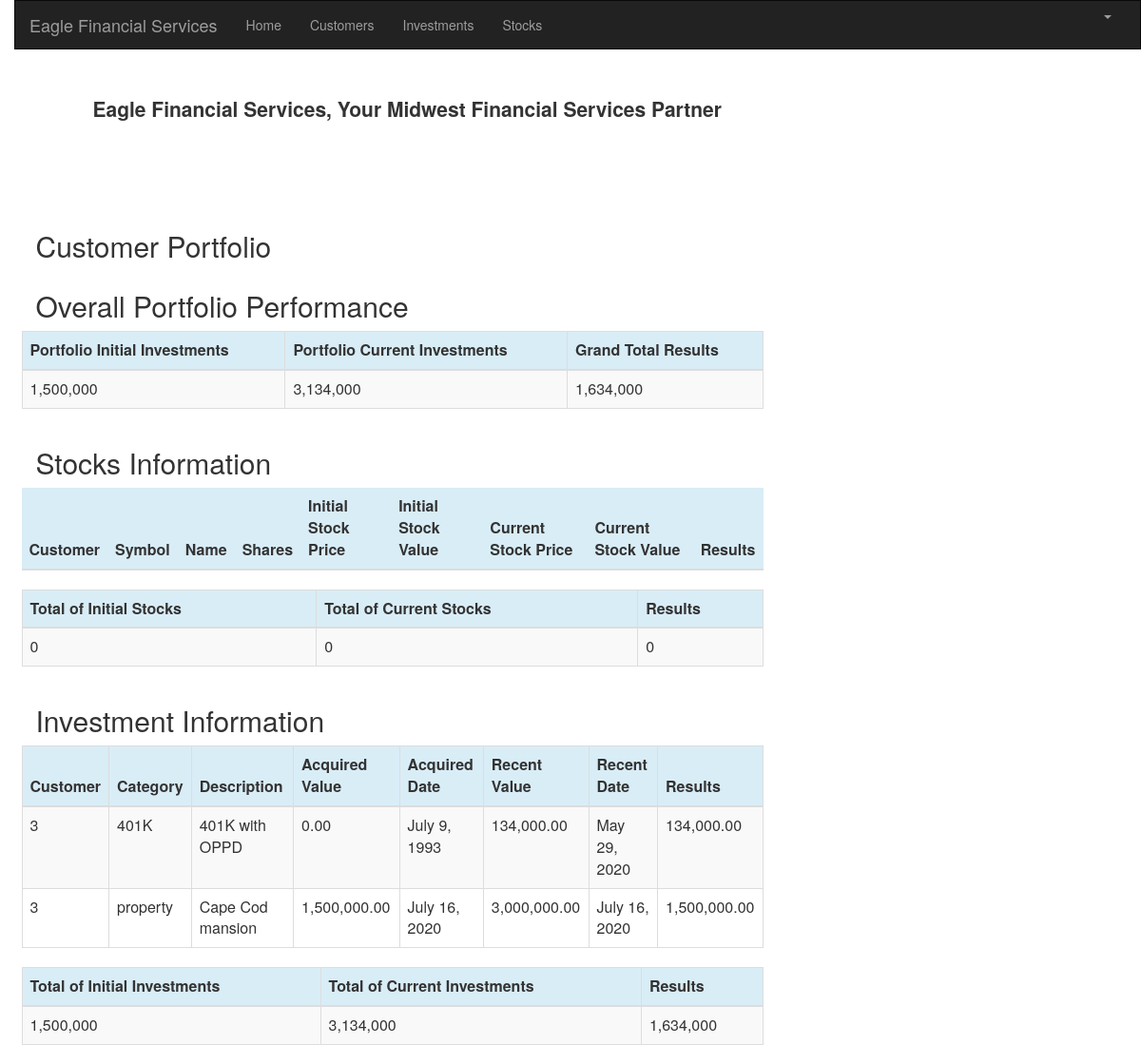
The page /customer/4/portfolio/ (signed in) on the database its author committed.
### portfolio/models.py (models this page shows, shortened)
class Investment(models.Model):
    customer = models.ForeignKey(Customer, on_delete=models.CASCADE, related_name='investments')
    category = models.CharField(max_length=50)
    description = models.CharField(max_length=200)
    acquired_value = models.DecimalField(max_digits=10, decimal_places=2)
    acquired_date = models.DateField(default=timezone.now)
    recent_value = models.DecimalField(max_digits=10, decimal_places=2)
    recent_date = models.DateField(default=timezone.now, blank=True, null=True)

class Customer(models.Model):
    name = models.CharField(max_length=50)
    address = models.CharField(max_length=200)
    cust_number = models.IntegerField(blank=False, null=False)
    city = models.CharField(max_length=50)
    state = models.CharField(max_length=50)
    zipcode = models.CharField(max_length=10)
    email = models.EmailField(max_length=200)
    cell_phone = models.CharField(max_length=50)
    created_date = models.DateTimeField(
        default=timezone.now)
    updated_date = models.DateTimeField(auto_now_add=True)
    def __str__(self):
        return str(self.cust_number)

### portfolio/views.py (the view)
# urls.py: path('', include('portfolio.urls')),
@login_required
def portfolio(request,pk):
    customer = get_object_or_404(Customer, pk=pk)
    customers = Customer.objects.filter(created_date__lte=timezone.now())
    investments =Investment.objects.filter(customer=pk)
    stocks = Stock.objects.filter(customer=pk)
    sum_recent_value = Investment.objects.filter(customer=pk).aggregate(Sum('recent_value'))
    sum_acquired_value = Investment.objects.filter(customer=pk).aggregate(Sum('acquired_value'))
    sum_current_stocks_value = 0
    sum_of_initial_stock_value = 0
    for stock in stocks:
        sum_current_stocks_value += stock.current_stock_value()
        sum_of_initial_stock_value += stock.initial_stock_value()
    sum_recent_investments = sum_recent_value.get('recent_value__sum')
    sum_acquired_investments = sum_acquired_value.get('acquired_value__sum')
    portfolio_initial_total = sum_of_initial_stock_value + sum_acquired_investments
    portfolio_current_total = sum_current_stocks_value + sum_recent_investments
    return render(request, 'portfolio/portfolio.html', {'customers': customers,
                                                    'investments': investments,
                                                    'stocks': stocks,
                                                    'sum_acquired_value': sum_acquired_value,
                                                    'sum_recent_value': sum_recent_value,
                                                    'sum_current_stocks_value': sum_current_stocks_value,
                                                    'sum_of_initial_stock_value': sum_of_initial_stock_value,
                                                    'portfolio_initial_total': portfolio_initial_total,
                                                    'portfolio_current_total': portfolio_current_total,
                                                    'sum_recent_investments': sum_recent_investments,
                                                    'sum_acquired_investments': sum_acquired_investments,
                                                    })

### portfolio/templates/portfolio/portfolio.html (shortened to what this page needs)
{% extends 'portfolio/base.html' %}
{% load static %}
{% load mathfilters %}
{% load humanize %}
{% block content %}
<html lang="en">
<head>
    <link rel="stylesheet" href="{% static 'css/portfolio.css' %}">
</head>
<body>
 <header class="jumbotron my-4 table-responsive" style="background: white">
      <p class="lead text-nowrap"><b>Eagle Financial Services, Your Midwest Financial Services Partner</b></p>
         </header>
<div class="row">
    <h2 style="padding-left: 15Px">Customer Portfolio</h2>
</div>
<div class="row">
    <h2 style="padding-left: 15Px">Overall Portfolio Performance</h2>
</div>
<div class="row">
    <table class="table table-striped table-bordered table-hover">
        <thead>
        <tr class="bg-info">
            <th>Portfolio Initial Investments</th>
            <th>Portfolio Current Investments</th>
            <th>Grand Total Results</th>
        </tr>
        </thead>
        <tbody>
        <tr>
            <td>{{ portfolio_initial_total|intcomma }}</td>
            <td>{{ portfolio_current_total|intcomma }}</td>
            <td>{{ portfolio_current_total|sub:portfolio_initial_total|intcomma }}</td>
        </tr>
        </tbody>
    </table>
</div>
 <div class="row">
    <h2 style="padding-left: 15Px">Stocks Information</h2>
</div>
<div class="row">
    <table class="table table-hover table-responsive-lg text-center">
        <thead>
        <tr class="bg-info">
            <th>Customer</th>
            <th>Symbol</th>
            <th>Name</th>
            <th>Shares</th>
            <th>Initial Stock Price</th>
            <th>Initial Stock Value</th>
            <th>Current Stock Price</th>
            <th>Current Stock Value</th>
            <th>Results</th>
        </tr>
        </thead>
</body>
   <table class="table table-striped table-bordered table-hover">
        <thead>
        <tr class="bg-info">
            <th>Total of Initial Stocks</th>
            <th>Total of Current Stocks</th>
            <th>Results</th>
        </tr>
        </thead>
        <tbody>
        <tr>
            <td>{{ sum_of_initial_stock_value|intcomma }}</td>
            <td>{{ sum_current_stocks_value|intcomma }}</td>
            <td>{{ sum_current_stocks_value|sub:sum_of_initial_stock_value|intcomma }}</td>
        </tr>
        </tbody>
    </table>
</div>
<div class="row">
    <h2 style="padding-left: 15Px">Investment Information</h2>
</div>
<div class="row">
    <table class="table table-striped table-bordered table-hover">
        <thead>
        <tr class="bg-info">
            <th>Customer</th>
            <th>Category</th>
            <th>Description</th>
            <th>Acquired Value</th>
            <th>Acquired Date</th>
            <th>Recent Value</th>
            <th>Recent Date</th>
            <th>Results</th>
        </tr>
        </thead>
        <tbody>
        {% for investment in investments %}
        <tr>
            <td>{{ investment.customer }}</td>
            <td>{{ investment.category }}</td>
            <td>{{ investment.description }}</td>
            <td>{{ investment.acquired_value|intcomma }}</td>
            <td>{{ investment.acquired_date }}</td>
            <td>{{ investment.recent_value|intcomma }}</td>
            <td>{{ investment.recent_date }}</td>
            <td>{{ investment.recent_value|sub:investment.acquired_value|intcomma }}</td>
        </tr>
        {% endfor %}
        </tbody>
    </table>
    <table class="table table-striped table-bordered table-hover">
        <thead>
        <tr class="bg-info">
            <th>Total of Initial Investments</th>
            <th>Total of Current Investments</th>
            <th>Results</th>
        </tr>
        </thead>
        <tbody>
        <tr>
            <td>{{ sum_acquired_investments|intcomma }}</td>
            <td>{{ sum_recent_investments|intcomma }}</td>
            <td>{{ sum_recent_investments|sub:sum_acquired_investments|intcomma }}</td>
        </tr>
        </tbody>
    </table>
</div>
{% endblock %}

### portfolio/static/css/portfolio.css (style rules this page uses)
body { padding-left: 15px; }

### rows shown on the page
Investment: customer "3", category "401K", description "401K with OPPD", acquired_value "0.00", acquired_date "July 9, 1993", recent_value "134,000.00", recent_date "May 29, 2020", recent_value|sub "134,000.00"
Investment: customer "3", category "property", description "Cape Cod mansion", acquired_value "1,500,000.00", acquired_date "July 16, 2020", recent_value "3,000,000.00", recent_date "July 16, 2020", recent_value|sub "1,500,000.00"

### other values the page prints
{{ portfolio_initial_total|intcomma }} "1,500,000"
{{ portfolio_current_total|intcomma }} "3,134,000"
{{ portfolio_current_total|sub:portfolio_initial_total|intcomma }} "1,634,000"
{{ sum_of_initial_stock_value|intcomma }} "0"
{{ sum_current_stocks_value|intcomma }} "0"
{{ sum_current_stocks_value|sub:sum_of_initial_stock_value|intcomma }} "0"
{{ sum_acquired_investments|intcomma }} "1,500,000"
{{ sum_recent_investments|intcomma }} "3,134,000"
{{ sum_recent_investments|sub:sum_acquired_investments|intcomma }} "1,634,000"
